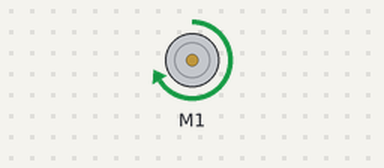
The sketch below on a simulated Arduino Uno, built with avr-gcc and run on an emulated ATmega328P. Parts: DC motor (green arrow = forward, orange = backward, longer = faster).

Above: at 0.5 s.
At 2.5 s:
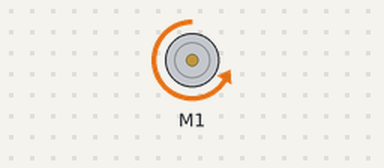
At 3.5 s:
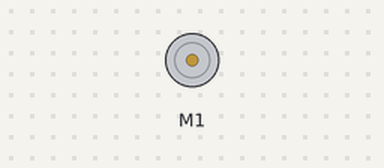
Timing chart, 0 to 5.2 s (numbered marks = the images above):
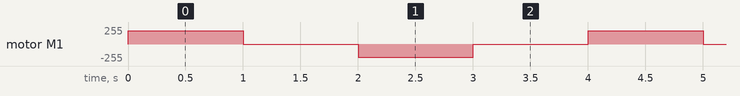

Measured:
- by itself, motor M1: repeats every 4.0 s: stopped 1.0 s, backward 200/255 1.0 s, stopped 1.0 s, forward 200/255 1.0 s

The sketch:

test.ino.ino
```cpp
#include<AFMotor.h>

AF_DCMotor motor1(1);

int delay_speed = 1000;
int m1_speed = 200, m2_speed = 200, m3_speed=200, m4_speed=200;

void setup(){
  motor1.setSpeed(m1_speed); // Left Side
  motor1.setSpeed(m2_speed); // Right side
  motor1.setSpeed(m3_speed); // Base
  motor1.setSpeed(m4_speed); // Gripper
}

void forward(){

}

void loop(){
  motor1.run(FORWARD);
  delay(delay_speed);

  motor1.run(RELEASE);
  delay(delay_speed);

  motor1.run(BACKWARD);
  delay(delay_speed);

  motor1.run(RELEASE);
  delay(delay_speed);
}
```
